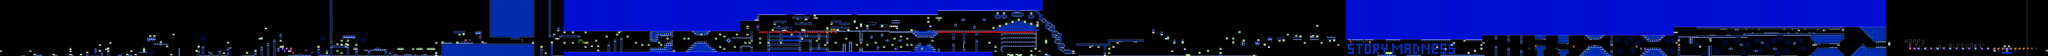

Tiled map render using the project's own tile images. Description and the map definition, with tile-layer contents summarised, below:
An orthogonal 974x27 tile map with 16x16 px tiles, 2 tile layers (SP, ...), 2 hidden layers not drawn, 2 tilesets.

<map version="1.10" tiledversion="1.11.2" orientation="orthogonal" renderorder="right-down" width="974" height="27" tilewidth="16" tileheight="16" infinite="0" nextlayerid="5" nextobjectid="1">
 <editorsettings>
  <chunksize width="16" height="27" />
  <export format="csv" />
 </editorsettings>
 <tileset firstgid="1" name="famidash" tilewidth="16" tileheight="16" tilecount="256" columns="16">
  <image source="../../../GRAPHICS/famidash.bmp" width="256" height="256" />
 </tileset>
 <tileset firstgid="257" name="sprites" tilewidth="16" tileheight="16" tilecount="256" columns="16">
  <image source="../../../GRAPHICS/sprites.png" width="256" height="256" />
 </tileset>
 <imagelayer id="3" name="Image Layer 1" visible="0" offsetx="0" offsety="-80" parallaxx="0.9" parallaxy="0.9" repeatx="1" repeaty="1">
  <image source="../../../GRAPHICS/Old/parallax Blue.bmp" width="144" height="72" />
 </imagelayer>
 <imagelayer id="4" name="Image Layer 2" visible="0" offsetx="0" offsety="432" repeatx="1">
  <image source="../../../GRAPHICS/ground.bmp" width="64" height="128" />
 </imagelayer>
 <layer id="1" width="974" height="27">
  <data>[26298 cells, 12398 non-empty, 113 distinct tile ids]</data>
 </layer>
 <layer id="2" name="SP" width="974" height="27">
  <data>[26298 cells, 356 non-empty, 78 distinct tile ids]</data>
 </layer>
</map>
